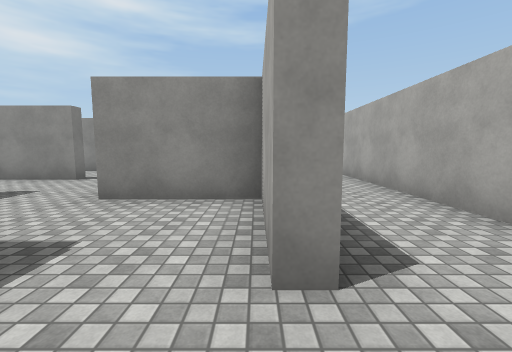
[1] (above)

16 first-person views from a walk through a scene from a Unity 3-D project. The camera is 1.4 m above the floor, tilts 6° down and sees 90° across. The floor is counted in squares, 2 m on a side. Each view is taken from the middle of a square. On the plan, view 1 faces up. The plan holds only what a view shows up to about 9 squares ahead; the rest is blank. The place goes on beyond the plan. The player is left out. Surface patterns are stand-ins for the level's own textures.

[2]
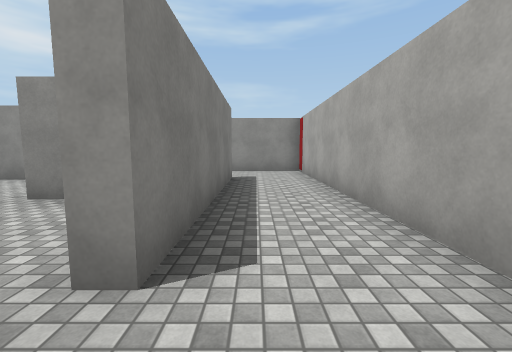

[3]
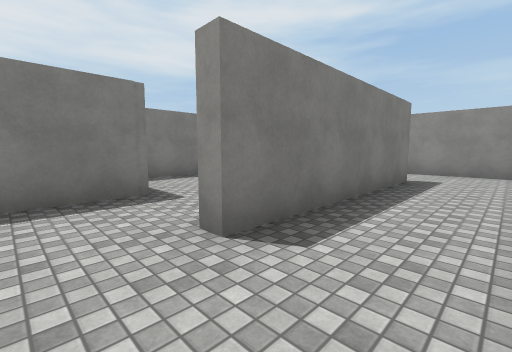

[4]
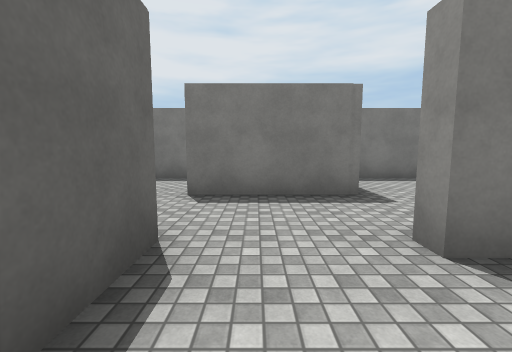

[5]
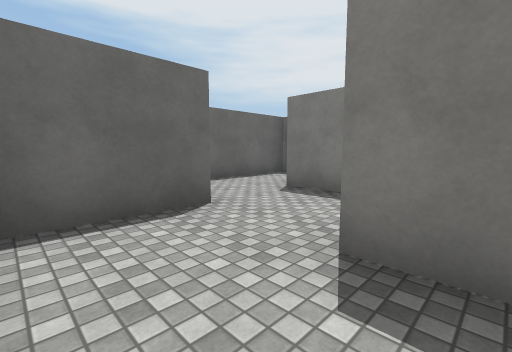

[6]
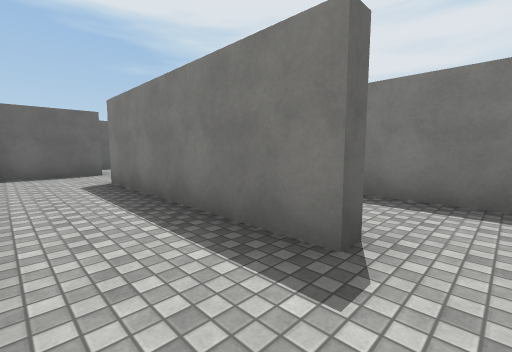

[7]
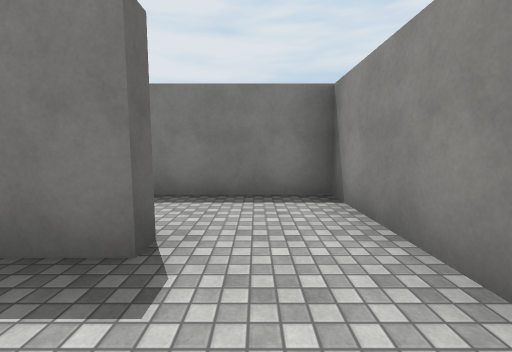

[8]
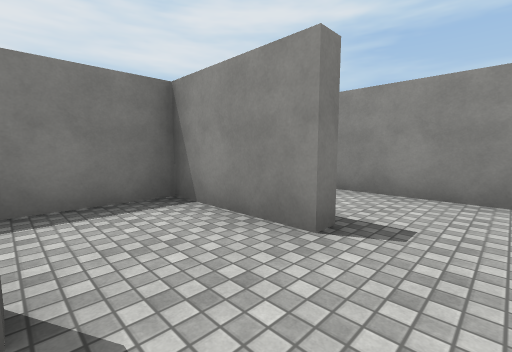

[9]
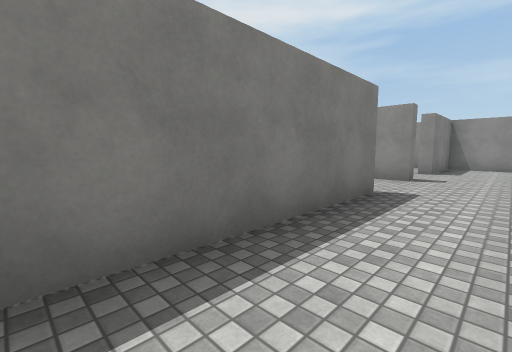

[10]
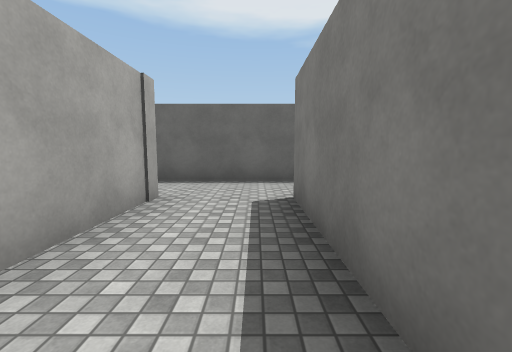

[11]
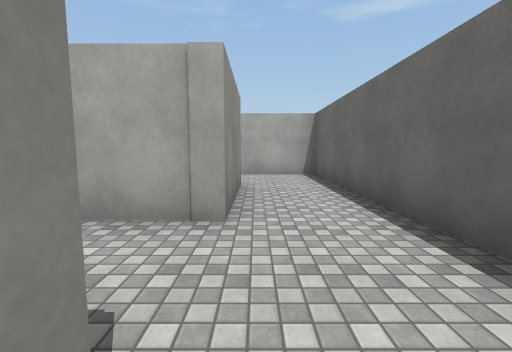

[12]
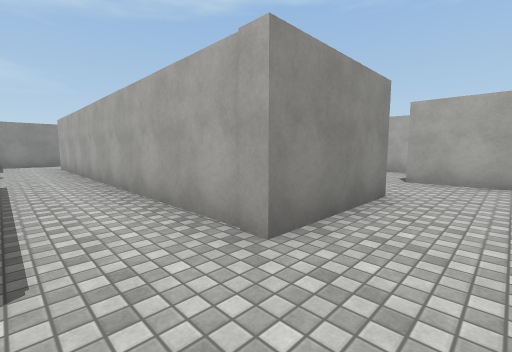

[13]
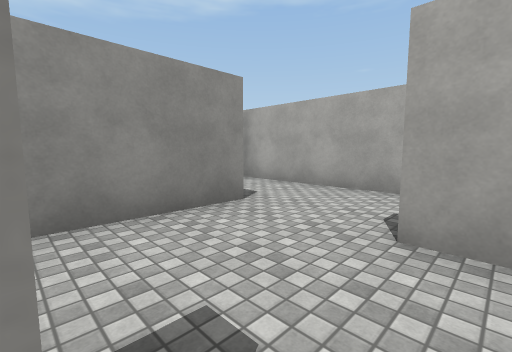

[14]
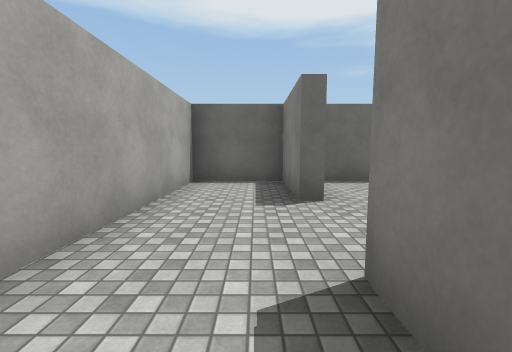

[15]
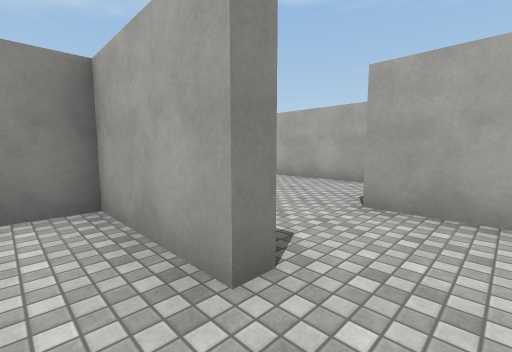

[16]
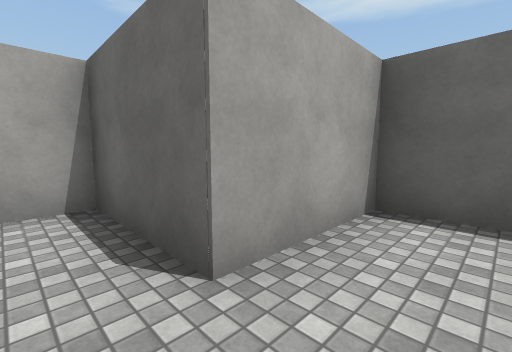

### Floor plan
Ten units are one square. View 1 is at (0, 0); x grows to the right and y downward. Boxes are objects, and circles mark ways between rooms. Rooms are numbered by the first view taken in them; rooms with no view inside come last. Other rooms are left out.
<svg viewBox="-79 -87 108 168">
<path fill="none" stroke="#000" d="M0 -62 4 -62 4 -12 1 -12M1 8 24 8 24 -82 -5 -82M-65 8 -65 58M-65 -12 -74 -12M-42 -40 -42 -25M-19 57 -45 57 -45 -39M-42 -58 -65 -58 -65 -34M-69 76 1 76 1 54M4 25 4 34 -5 34M1 54 4 54 4 76 24 76 24 11M-22 11 -22 -12 -31 -12M-42 16 -42 30 -25 30M-19 -16 -19 11M-42 -62 -42 -58M-29 -82 -55 -82M1 -12 1 -35 -22 -35M-5 34 -19 34M-5 -82 -19 -82 -19 -54M-25 30 1 30 1 8"/>
<circle cx="0" cy="-5" r="3" fill="#2a7"/>
<circle cx="0" cy="-70" r="3" fill="#2a7"/>
<circle cx="-35" cy="-60" r="3" fill="#2a7"/>
<circle cx="-20" cy="-30" r="3" fill="#2a7"/>
<circle cx="-10" cy="50" r="3" fill="#2a7"/>
<circle cx="0" cy="45" r="3" fill="#2a7"/>
<circle cx="-20" cy="20" r="3" fill="#2a7"/>
<circle cx="-10" cy="-20" r="3" fill="#2a7"/>
<circle cx="-10" cy="10" r="3" fill="#2a7"/>
<text x="10" y="-30">1</text>
<text x="-50" y="10">2</text>
<text x="10" y="40">3</text>
<text x="-30" y="0">4</text>
<text x="-10" y="0">5</text>
<text x="-50" y="-70">6</text>
<text x="-10" y="-30">7</text>
<text x="-20" y="40">8</text>
<text x="-10" y="-60">9</text>
<text x="-20" y="20">10</text>
</svg>
Room 1 opens to room 5. Room 1 opens to room 9. Room 2 opens to room 6. Room 2 opens to room 7. Room 2 opens to room 8. Room 3 opens to room 8. Room 4 opens to room 10. Room 5 opens to room 7. Room 5 opens to room 10.

Where each view was taken, in squares from view 1:
view 1: 0 up, 0 right, facing up
view 2: 0 up, 1 right, facing up
view 3: 0 up, 2 right, facing up-left
view 4: 0 up, 2 right, facing left
view 5: 2 up, 2 right, facing down-left
view 6: 7 up, 2 right, facing down-left
view 7: 7 up, 2 right, facing left
view 8: 4 up, 3 left, facing up-left
view 9: 5 down, 5 left, facing up-left
view 10: 2 down, 6 left, facing down
view 11: 6 down, 7 left, facing right
view 12: 7 down, 6 left, facing up-right
view 13: 6 down, 2 left, facing up-right
view 14: 2 down, 1 right, facing down
view 15: 2 down, 3 left, facing up-right
view 16: 0 up, 1 left, facing down-right
